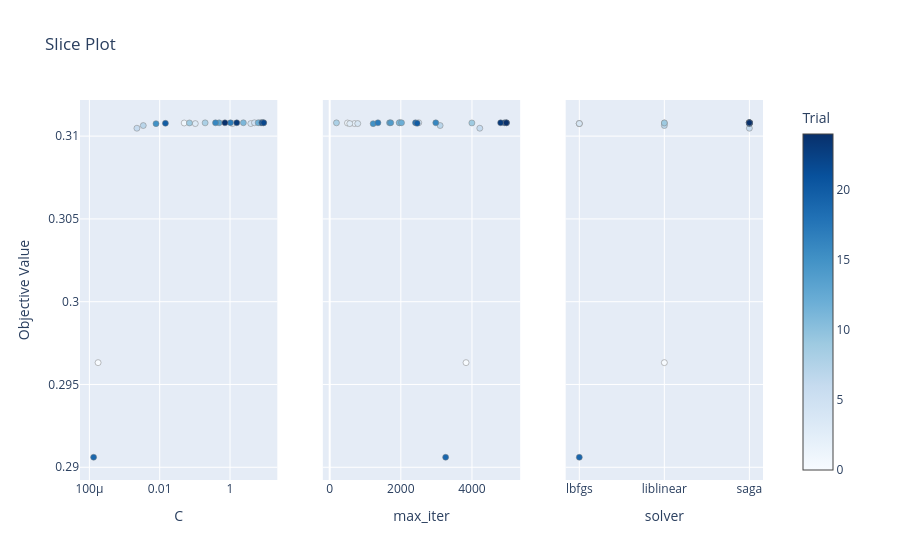

The notebook cell saved with this chart:
### Code cell
optuna.visualization.plot_slice(study)

### Figure 1 — Plotly figure (JSON) as saved in the notebook; plotly's stock layout.template omitted (floating-point values rounded to 4 significant figures)
{"data": [{"marker": {"color": [0, 1, 2, 3, 4, 5, 6, 7, 8, 9, 10, 11, 12, 13, 14, 15, 16, 17, 18, 19, 20, 21, 22, 23, 24], "colorbar": {"title": {"text": "Trial"}, "x": 1.0, "xpad": 40}, "colorscale": [[0.0, "rgb(247,251,255)"], [0.125, "rgb(222,235,247)"], [0.25, "rgb(198,219,239)"], [0.375, "rgb(158,202,225)"], [0.5, "rgb(107,174,214)"], [0.625, "rgb(66,146,198)"], [0.75, "rgb(33,113,181)"], [0.875, "rgb(8,81,156)"], [1.0, "rgb(8,48,107)"]], "line": {"color": "Grey", "width": 0.5}, "showscale": true}, "mode": "markers", "name": "Feasible Trial", "showlegend": false, "x": [0.0001767, 0.04974, 1.174, 0.103, 3.902, 4.949, 0.002247, 0.003409, 0.1961, 0.07013, 7.23, 2.396, 6.326, 0.4916, 8.056, 0.00786, 0.3866, 1.031, 8.94, 0.0001319, 0.01453, 8.136, 9.071, 1.555, 0.7166], "y": [0.2963, 0.3108, 0.3108, 0.3108, 0.3108, 0.3108, 0.3105, 0.3106, 0.3108, 0.3108, 0.3108, 0.3108, 0.3108, 0.3108, 0.3108, 0.3108, 0.3108, 0.3108, 0.3108, 0.2906, 0.3108, 0.3108, 0.3108, 0.3108, 0.3108], "type": "scatter", "xaxis": "x", "yaxis": "y"}, {"marker": {"color": [0, 1, 2, 3, 4, 5, 6, 7, 8, 9, 10, 11, 12, 13, 14, 15, 16, 17, 18, 19, 20, 21, 22, 23, 24], "colorbar": {"title": {"text": "Trial"}, "x": 1.0, "xpad": 40}, "colorscale": [[0.0, "rgb(247,251,255)"], [0.125, "rgb(222,235,247)"], [0.25, "rgb(198,219,239)"], [0.375, "rgb(158,202,225)"], [0.5, "rgb(107,174,214)"], [0.625, "rgb(66,146,198)"], [0.75, "rgb(33,113,181)"], [0.875, "rgb(8,81,156)"], [1.0, "rgb(8,48,107)"]], "line": {"color": "Grey", "width": 0.5}, "showscale": false}, "mode": "markers", "name": "Feasible Trial", "showlegend": false, "x": [3833, 500, 696, 564, 788, 2504, 4220, 3105, 190, 3997, 1973, 1954, 2019, 1683, 1716, 1222, 2983, 1356, 2412, 3260, 2457, 4915, 4972, 4806, 4965], "y": [0.2963, 0.3108, 0.3108, 0.3108, 0.3108, 0.3108, 0.3105, 0.3106, 0.3108, 0.3108, 0.3108, 0.3108, 0.3108, 0.3108, 0.3108, 0.3108, 0.3108, 0.3108, 0.3108, 0.2906, 0.3108, 0.3108, 0.3108, 0.3108, 0.3108], "type": "scatter", "xaxis": "x2", "yaxis": "y2"}, {"marker": {"color": [0, 1, 2, 3, 4, 5, 6, 7, 8, 9, 10, 11, 12, 13, 14, 15, 16, 17, 18, 19, 20, 21, 22, 23, 24], "colorbar": {"title": {"text": "Trial"}, "x": 1.0, "xpad": 40}, "colorscale": [[0.0, "rgb(247,251,255)"], [0.125, "rgb(222,235,247)"], [0.25, "rgb(198,219,239)"], [0.375, "rgb(158,202,225)"], [0.5, "rgb(107,174,214)"], [0.625, "rgb(66,146,198)"], [0.75, "rgb(33,113,181)"], [0.875, "rgb(8,81,156)"], [1.0, "rgb(8,48,107)"]], "line": {"color": "Grey", "width": 0.5}, "showscale": false}, "mode": "markers", "name": "Feasible Trial", "showlegend": false, "x": ["liblinear", "liblinear", "lbfgs", "lbfgs", "lbfgs", "saga", "saga", "liblinear", "saga", "liblinear", "saga", "saga", "saga", "saga", "saga", "saga", "saga", "saga", "saga", "lbfgs", "saga", "saga", "saga", "saga", "saga"], "y": [0.2963, 0.3108, 0.3108, 0.3108, 0.3108, 0.3108, 0.3105, 0.3106, 0.3108, 0.3108, 0.3108, 0.3108, 0.3108, 0.3108, 0.3108, 0.3108, 0.3108, 0.3108, 0.3108, 0.2906, 0.3108, 0.3108, 0.3108, 0.3108, 0.3108], "type": "scatter", "xaxis": "x3", "yaxis": "y3"}], "layout": {"xaxis": {"anchor": "y", "domain": [0.0, 0.2889], "title": {"text": "C"}, "type": "log"}, "yaxis": {"anchor": "x", "domain": [0.0, 1.0], "title": {"text": "Objective Value"}}, "xaxis2": {"anchor": "y2", "domain": [0.3556, 0.6444], "title": {"text": "max_iter"}}, "yaxis2": {"anchor": "x2", "domain": [0.0, 1.0], "matches": "y", "showticklabels": false}, "xaxis3": {"anchor": "y3", "domain": [0.7111, 1.0], "title": {"text": "solver"}, "type": "category", "categoryorder": "array", "categoryarray": ["lbfgs", "liblinear", "saga"]}, "yaxis3": {"anchor": "x3", "domain": [0.0, 1.0], "matches": "y", "showticklabels": false}, "title": {"text": "Slice Plot"}}}
